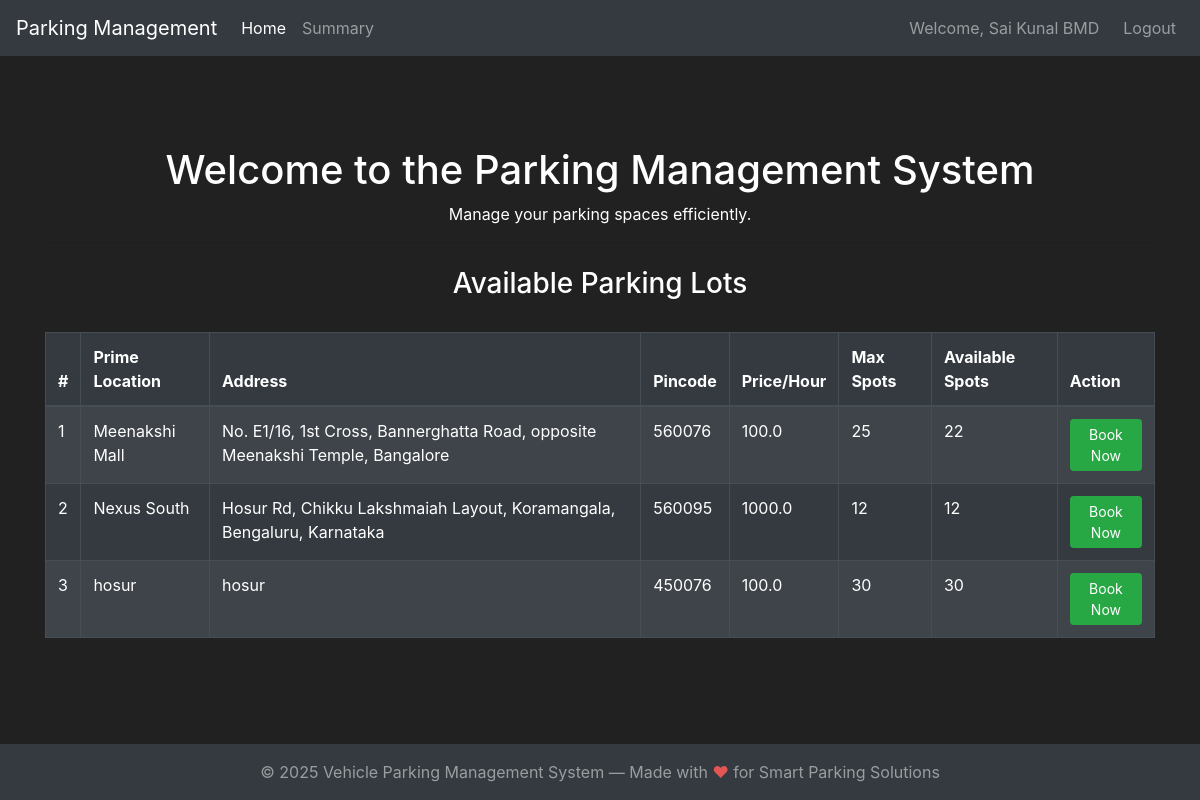
Screenshot of / (signed in) with the database file from the repository.
### parkingManagement/modals.py (models this page shows, shortened)
class User(db.Model, UserMixin):
    id = db.Column(db.Integer(), primary_key=True)
    username = db.Column(db.String(length=30), nullable=False, unique=True)
    password_hash = db.Column(db.String(length=128), nullable=False)
    emailId = db.Column(db.String(length=50), nullable=False, unique=True)
    name = db.Column(db.String(length=50), nullable=False)
    address = db.Column(db.String(length=100), nullable=False)
    pincode = db.Column(db.String(length=10), nullable=False)
    @property
    def password(self):
        raise AttributeError('Password is not a readable attribute.')

class ParkingLot(db.Model):
    id = db.Column(db.Integer(), primary_key=True)
    prime_location = db.Column(db.String(length=100), nullable=False)
    address = db.Column(db.String(length=100), nullable=False)
    pincode = db.Column(db.String(length=10), nullable=False)
    price_per_hour = db.Column(db.Float(), nullable=False)
    max_spots = db.Column(db.Integer(), nullable=False)
    revenue_per_lot = db.Column(db.Float(), nullable=False)

### parkingManagement/controllers.py (the view)
@app.route('/')
def home_page():
    if not current_user.is_authenticated:
        return render_template('public_home.html', active_page='home')
    parking_lots = ParkingLot.query.all()
    booking_form = BookingForm()
    user_history = []
    allocated_spot = session.pop('allocated_spot', None)
    allocated_lot = session.pop('allocated_lot', None)
    lots_with_occupied = []
    for lot in parking_lots:
        occupied_spots = ParkingSpot.query.filter_by(parking_lot_id=lot.id, status='occupied').count()
        lot_dict = lot.__dict__.copy()
        lot_dict['occupied_spots'] = occupied_spots
        lots_with_occupied.append(lot_dict)
    if current_user.is_authenticated:
        user_history = Booking.query.filter_by(user_id=current_user.id).order_by(Booking.entry_time.desc()).all()
    return render_template(
        'home.html',
        active_page='home',
        parking_lots=lots_with_occupied,
        booking_form=booking_form,
        user_history=user_history,
        allocated_spot=allocated_spot,
        allocated_lot=allocated_lot
    )

### parkingManagement/modals.py (called while the page is built)
@login_manager.user_loader
def load_user(user_id):
    return User.query.get(int(user_id))

### parkingManagement/templates/home.html (shortened to what this page needs)
{% extends 'base.html' %}
{% block content %}
    <div class="container mt-5">
        <h1 class="text-center">Welcome to the Parking Management System</h1>
        <p class="text-center">Manage your parking spaces efficiently.</p>
        <hr>
        <h3 class="text-center mt-4 mb-3">Available Parking Lots</h3>
        <div class="table-responsive">
            <table class="table table-dark table-striped table-bordered mt-3">
                <thead>
                    <tr>
                        <th>#</th>
                        <th>Prime Location</th>
                        <th>Address</th>
                        <th>Pincode</th>
                        <th>Price/Hour</th>
                        <th>Max Spots</th>
                        <th>Available Spots</th>
                        <th>Action</th>
                    </tr>
                </thead>
                <tbody>
                    {% for lot in parking_lots %}
                    <tr>
                        <td>{{ loop.index }}</td>
                        <td>{{ lot.prime_location }}</td>
                        <td>{{ lot.address }}</td>
                        <td>{{ lot.pincode }}</td>
                        <td>{{ lot.price_per_hour }}</td>
                        <td>{{ lot.max_spots }}</td>
                        <td>{{ lot.max_spots - (lot.occupied_spots if lot.occupied_spots is defined else 0) }}</td>
                        <td>
                            {% set available_spots = lot.max_spots - (lot.occupied_spots if lot.occupied_spots is defined else 0) %}
                            <button type="button" class="btn btn-sm book-now-button {% if available_spots == 0 %}btn-danger disabled{% else %}btn-success{% endif %}" data-toggle="modal" data-target="#bookModal" data-lot-id="{{ lot.id }}" data-lot-location="{{ lot.prime_location }}" {% if available_spots == 0 %}disabled{% endif %}>Book Now</button>
                        </td>
                    </tr>
                    {% else %}
                    <tr>
                        <td colspan="7" class="text-center">No parking lots available.</td>
                    </tr>
                    {% endfor %}
                </tbody>
            </table>
        </div>
    </div>
{% endblock %}

### parkingManagement/templates/base.html (shortened to what this page needs)
<!DOCTYPE html>
<html lang="en">
<head>
        <link rel="stylesheet" href="https://cdn.jsdelivr.net/npm/bootstrap@4.5.3/dist/css/bootstrap.min.css">
</head>
<body>
    <nav class="navbar navbar-expand-md navbar-dark bg-dark">
        <a class="navbar-brand ps-4" href="{% if session.get('admin_logged_in') %}{{ url_for('admin_home_page') }}{% else %}{{ url_for('home_page') }}{% endif %}">Parking Management</a>
        <div class="collapse navbar-collapse" id="navbarNav">
            <ul class="navbar-nav mr-auto">
                <li class="nav-item {% if active_page == 'home' or active_page == 'admin_home' %}active{% endif %}">
                    <a class="nav-link" href="{% if session.get('admin_logged_in') %}{{ url_for('admin_home_page') }}{% else %}{{ url_for('home_page') }}{% endif %}">Home</a>
                </li>
                {% if session.get('admin_logged_in') %}
                <li class="nav-item {% if active_page == 'users' %}active{% endif %}">
                    <a class="nav-link" href="{{ url_for('admin_users_page') }}">User</a>
                </li>
                <li class="nav-item {% if active_page == 'summary' %}active{% endif %}">
                    <a class="nav-link" href="{{ url_for('admin_user_summary') }}">Summary</a>
                </li>
                {% elif current_user.is_authenticated %}
                <li class="nav-item {% if request.endpoint == 'user_summary' %}active{% endif %}">
                    <a class="nav-link" href="{{ url_for('user_summary') }}">Summary</a>
                </li>
                {% endif %}
            </ul>
            <ul class="navbar-nav ml-auto">
                {% if session.get('admin_logged_in') %}
                <li class="nav-item">
                    <span class="navbar-text mr-3">Welcome, Master</span>
                </li>
                <li class="nav-item">
                    <a class="nav-link" href="{{ url_for('logout_page') }}">Logout</a>
                </li>
                {% elif current_user.is_authenticated %}
                <li class="nav-item">
                    <span class="navbar-text mr-3">Welcome, {{ current_user.name }}</span>
                </li>
                <li class="nav-item">
                    <a class="nav-link" href="{{ url_for('logout_page') }}">Logout</a>
                </li>
                {% endif %}
            </ul>
        </div>
    </nav>
    {% block content %}
    {% endblock %}
    <footer class="footer mt-5 py-3 bg-dark text-white-50">
        <div class="container text-center">
            <span>&copy; 2025 Vehicle Parking Management System &mdash; Made with <span style="color: #e25555;">&#10084;</span> for Smart Parking Solutions</span>
        </div>
    </footer>
</body>
</html>

### parkingManagement/templates/base.html (style rules this page uses)
body { background-color: #212121; color: white; min-height: 100vh; display: flex; flex-direction: column; justify-content: space-between; }
.footer { margin-top: auto; }

### rows the page displays
User: name "Sai Kunal BMD"
ParkingLot: prime_location "Meenakshi Mall", address "No. E1/16, 1st Cross, Bannerghatta Road, opposite Meenakshi Temple, Bangalore", pincode "560076", price_per_hour "100.0", max_spots "25", max_spots "22"
ParkingLot: prime_location "Nexus South", address "Hosur Rd, Chikku Lakshmaiah Layout, Koramangala, Bengaluru, Karnataka", pincode "560095", price_per_hour "1000.0", max_spots "12"
ParkingLot: prime_location "hosur", address "hosur", pincode "450076", price_per_hour "100.0", max_spots "30"
